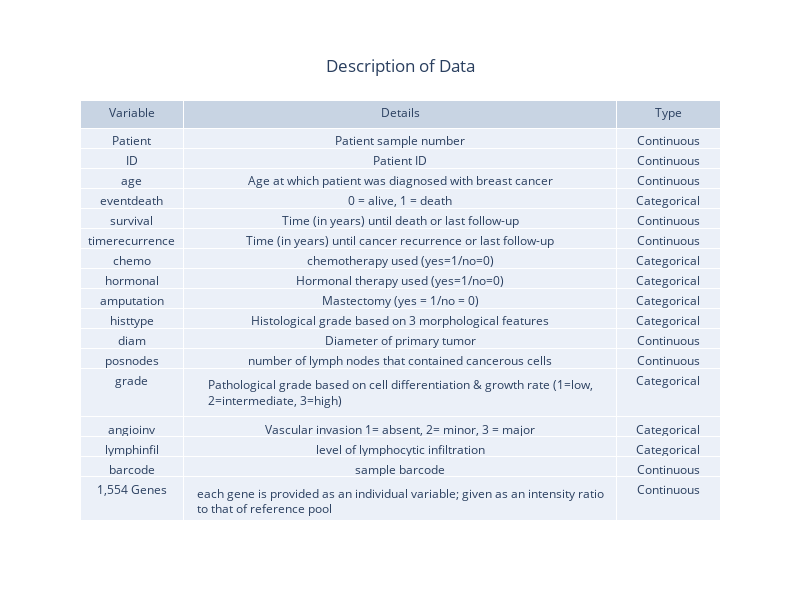

The notebook cell this image was saved under:
### Markdown cell above
## Description of Columns

| Variable |Details| Type |
| --- | --- | --- |
|Patient | Patient sample number | Continuous |
|ID | Patient ID | Continuous |
|age | Age at which patient was diagnosed with breast cancer | Continuous |
|eventdeath | 0 = alive, 1 = death | Categorical |
|survival | Time (in years) until death or last follow-up | Continuous |
|timerecurrence | Time (in years) until cancer recurrence or last follow-up | Continuous |
|chemo | chemotherapy used (yes=1/no=0) | Categorical |
|hormonal | Hormonal therapy used (yes=1/no=0) | Categorical |
|amputation | Mastectomy (yes = 1/no = 0) | Categorical |
|histtype | Histological grade based on 3 morphological features | Categorical |
|diam | Diameter of primary tumor | Continuous |
|posnodes | number of lymph nodes that contained cancerous cells | Continuous |
|grade | Pathological grade based on cell differentiation & growth rate (1=low, 2=intermediate, 3=high) | Categorical |
|angioinv | Vascular invasion 1= absent, 2= minor, 3 = major | Categorical |
|lymphinfil | level of lymphocytic infiltration | Categorical |
|barcode | sample barcode | Continuous |
|1,554 gene expression levels | each gene is provided as an individual variable; given as an intensity ratio to that of reference pool | Continuous |

### Code cell
import plotly.graph_objects as go

fig = go.Figure(data=[go.Table(columnwidth = [60,250, 60], header=dict(values=['Variable', 'Details', 'Type']),
                 cells=dict(values=[['Patient', 'ID', 'age', 'eventdeath', 'survival', 'timerecurrence', 'chemo', 'hormonal',
                                    'amputation', 'histtype', 'diam', 'posnodes', 'grade', 'angioinv', 'lymphinfil', 'barcode', '1,554 Genes'],
                                    ['Patient sample number', 'Patient ID', 'Age at which patient was diagnosed with breast cancer',
                                    '0 = alive, 1 = death', 'Time (in years) until death or last follow-up', 'Time (in years) until cancer recurrence or last follow-up',
                                    'chemotherapy used (yes=1/no=0)', 'Hormonal therapy used (yes=1/no=0)', 'Mastectomy (yes = 1/no = 0)', 
                                    'Histological grade based on 3 morphological features', 'Diameter of primary tumor', 'number of lymph nodes that contained cancerous cells', 
                                    'Pathological grade based on cell differentiation & growth rate (1=low, 2=intermediate, 3=high)', 'Vascular invasion 1= absent, 2= minor, 3 = major', 
                                    'level of lymphocytic infiltration', 'sample barcode', 'each gene is provided as an individual variable; given as an intensity ratio to that of reference pool'],
                                    ['Continuous', 'Continuous', 'Continuous', 'Categorical', 'Continuous', 'Continuous',
                                    'Categorical', 'Categorical', 'Categorical', 'Categorical', 'Continuous', 'Continuous',
                                    'Categorical', 'Categorical', 'Categorical', 'Continuous', 'Continuous']]))
                     ])
fig.update_layout(
    title={
        'text': "Description of Data",
        'y':0.9,
        'x':0.5,
        'xanchor': 'center',
        'yanchor': 'top'}, width=800,
    height=600)
fig.write_image('Description of Data.png')
fig.show()

### Figure 1 — Plotly figure (JSON) as saved in the notebook; plotly's stock layout.template omitted (floating-point values rounded to 4 significant figures)
{"data": [{"cells": {"values": [["Patient", "ID", "age", "eventdeath", "survival", "timerecurrence", "chemo", "hormonal", "amputation", "histtype", "diam", "posnodes", "grade", "angioinv", "lymphinfil", "barcode", "1,554 Genes"], ["Patient sample number", "Patient ID", "Age at which patient was diagnosed with breast cancer", "0 = alive, 1 = death", "Time (in years) until death or last follow-up", "Time (in years) until cancer recurrence or last follow-up", "chemotherapy used (yes=1/no=0)", "Hormonal therapy used (yes=1/no=0)", "Mastectomy (yes = 1/no = 0)", "Histological grade based on 3 morphological features", "Diameter of primary tumor", "number of lymph nodes that contained cancerous cells", "Pathological grade based on cell differentiation & growth rate (1=low, 2=intermediate, 3=high)", "Vascular invasion 1= absent, 2= minor, 3 = major", "level of lymphocytic infiltration", "sample barcode", "each gene is provided as an individual variable; given as an intensity ratio to that of reference pool"], ["Continuous", "Continuous", "Continuous", "Categorical", "Continuous", "Continuous", "Categorical", "Categorical", "Categorical", "Categorical", "Continuous", "Continuous", "Categorical", "Categorical", "Categorical", "Continuous", "Continuous"]]}, "columnwidth": [60, 250, 60], "header": {"values": ["Variable", "Details", "Type"]}, "type": "table"}], "layout": {"height": 600, "title": {"text": "Description of Data", "x": 0.5, "xanchor": "center", "y": 0.9, "yanchor": "top"}, "width": 800}}
